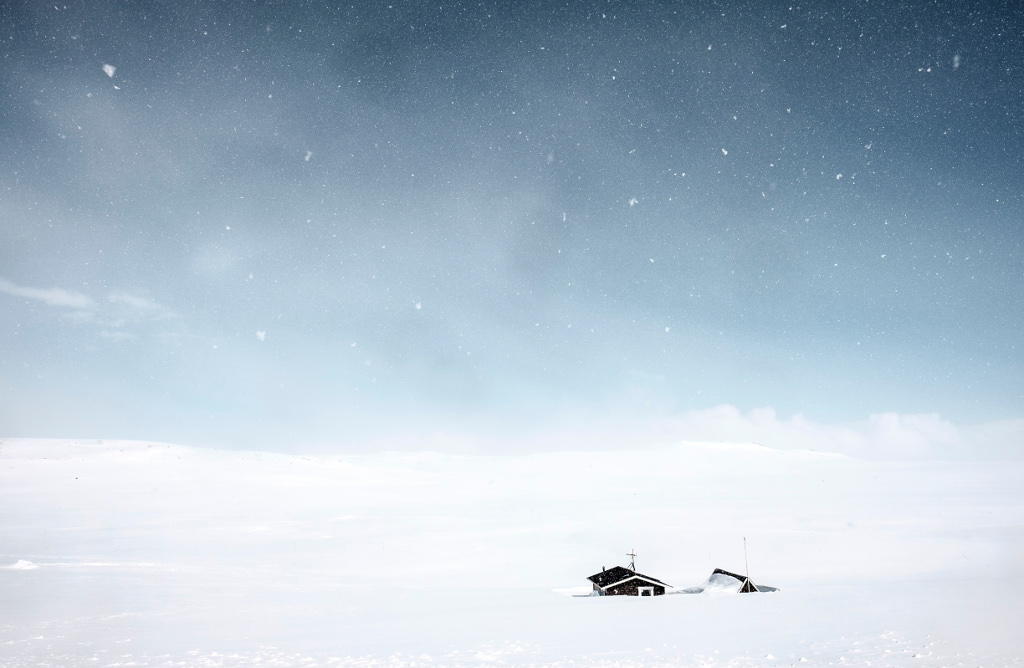
#> input picture opencv/commercial/Instructions/CV_Fundamentals/histogram/equalize/winter.jpg, 1024 x 668 px
$ python hist.py
#> lines starting #> are read from the running program, lines starting #| are printed output that depends on the picture
import cv2
from matplotlib import pyplot as plt

img = cv2.imread('winter.jpg', 0)
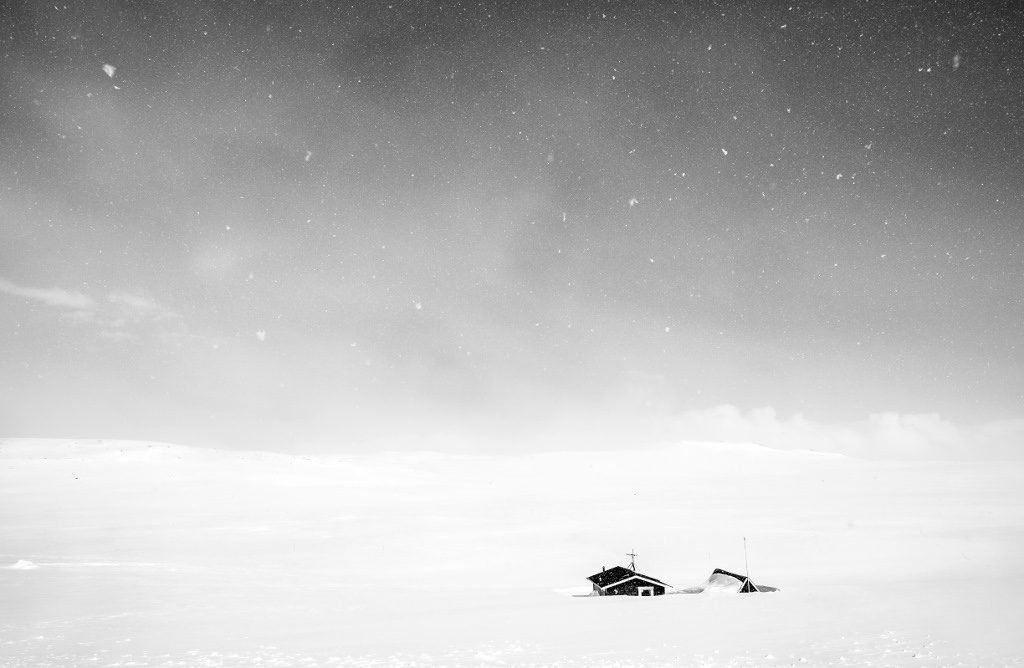
#> img: shape (668, 1024); min 0, max 255, mean 186.9
equ = cv2.equalizeHist(img)
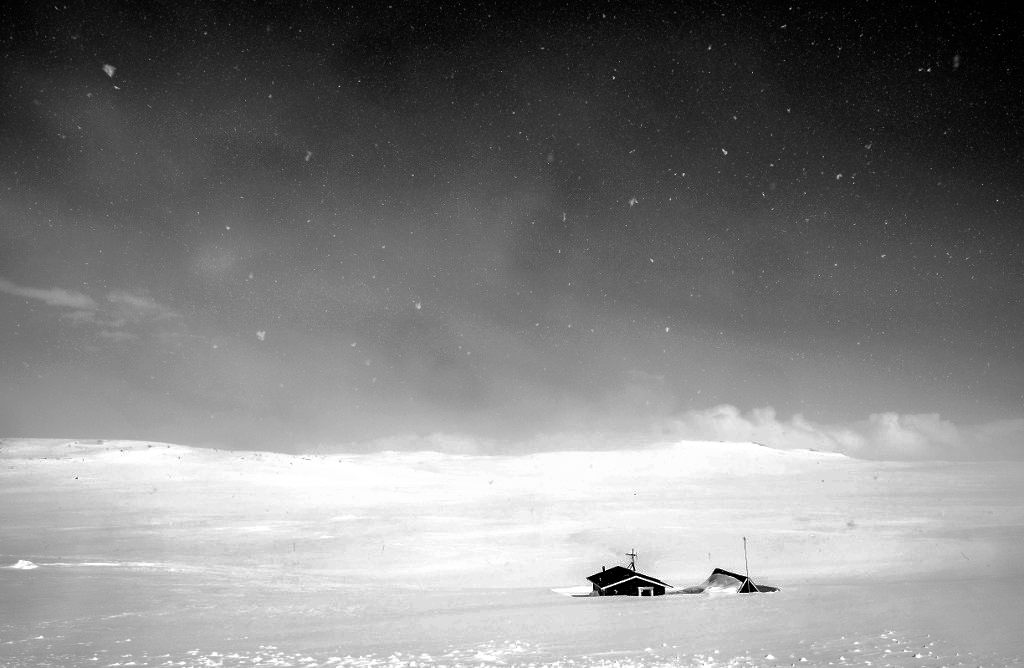
#> equ: shape (668, 1024); min 0, max 255, mean 128.5

hist = cv2.calcHist([img], [0], None, [256], [0, 256])
#> hist = 256 values, max 16443 at index 243, min 9 at index 38, mean 2672
histEq = cv2.calcHist([equ], [0], None, [256], [0, 256])
#> histEq = 256 values, max 16443 at index 221, min 0 at index 69, mean 2672

plt.figure(1)
plt.plot(hist)
plt.xlim([0, 256])

plt.figure(2)
plt.plot(histEq)
plt.xlim([0, 256])

cv2.imshow("image", img)
cv2.imshow("eq", equ)
cv2.imshow("image", img)
cv2.imshow("eq", equ)
plt.show()
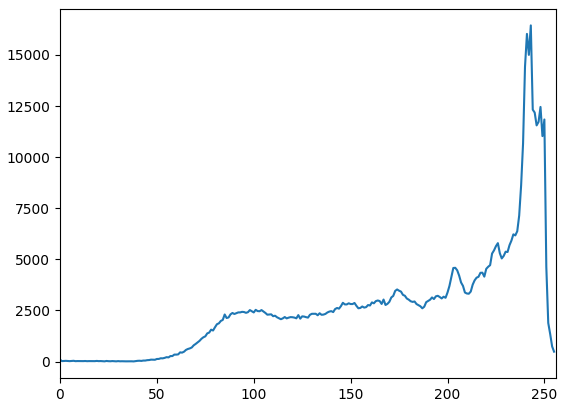
#> figure drawn by matplotlib, 1 panel; curve peaks at x = 243, y = 16443
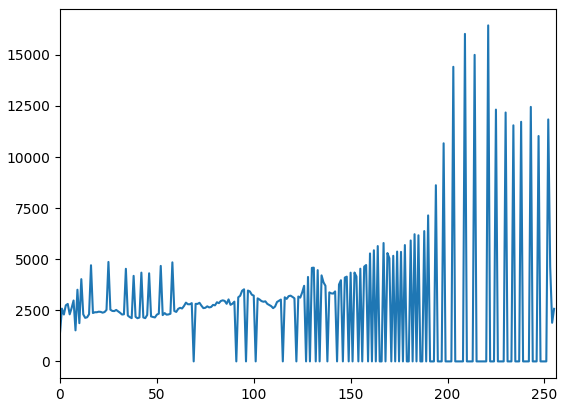
#> figure drawn by matplotlib, 1 panel; curve peaks at x = 221, y = 16443
cv2.waitKey(0)
# cv2.imwrite("equalized.jpg", equ)
cv2.destroyAllWindows
plt.close('all')

$ run again, with opencv/commercial/Instructions/CV_Fundamentals/histogram/equalize/equalized_hist.png saved as opencv/commercial/Instructions/CV_Fundamentals/histogram/equalize/winter.jpg
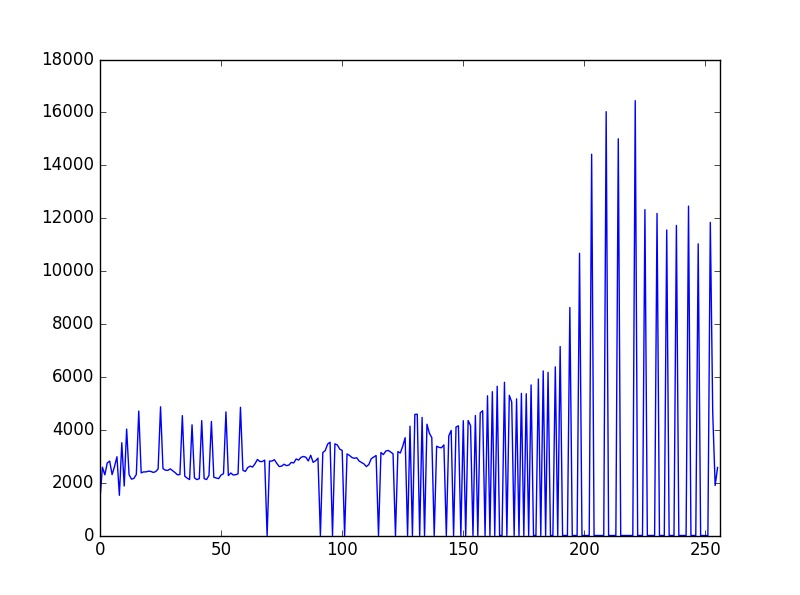
#> input picture opencv/commercial/Instructions/CV_Fundamentals/histogram/equalize/equalized_hist.png, 800 x 595 px
#> `equ = cv2.equalizeHist(img)`:
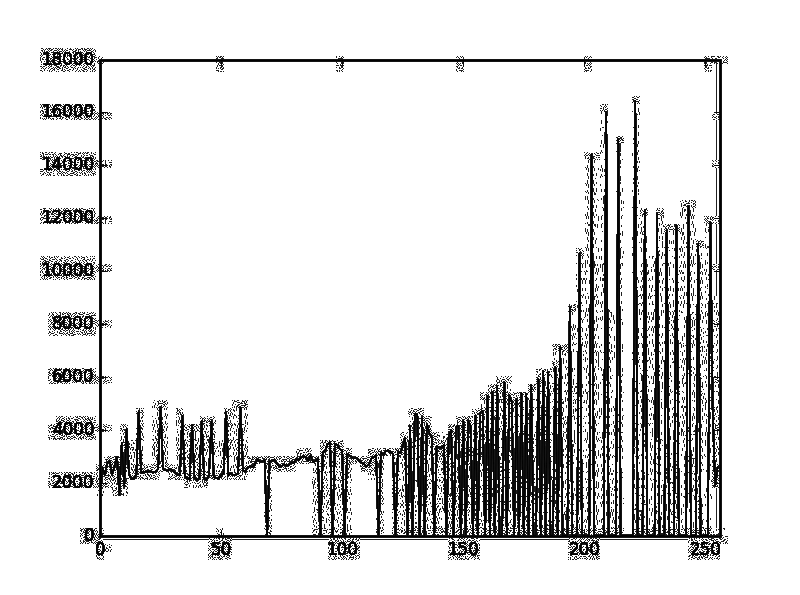
#> equ: shape (595, 800); min 0, max 255, mean 223.2
#> hist = 256 values, max 412455 at index 255, min 16 at index 16, mean 1859.4
#> histEq = 256 values, max 412455 at index 255, min 0 at index 3, mean 1859.4
#> `plt.show()`:
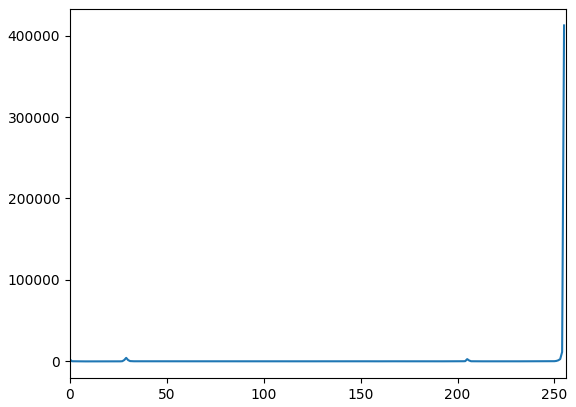
#> figure drawn by matplotlib, 1 panel; curve peaks at x = 255, y = 412455
